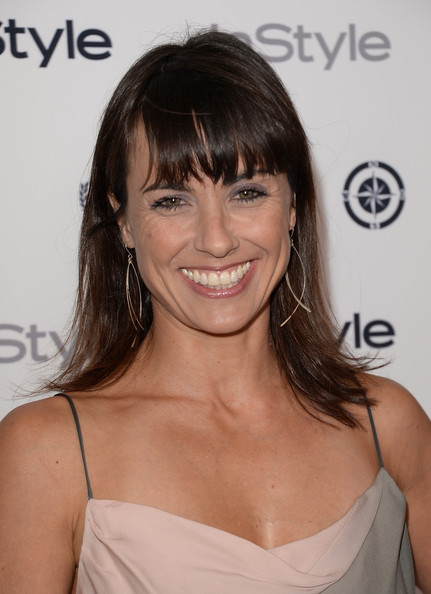
#> input picture 3.jpg, 431 x 594 px
$ python cannyEdgeDetection.py 3.jpg 100 100 100 100   (older library calls are emulated)
#> lines starting #> are read from the running program, lines starting #| are printed output that depends on the picture
import sys
import getopt
import cv2
import numpy as np
#from matplotlib import pyplot as plt

if __name__ == "__main__":

    #print ('Number of arguments:', len(sys.argv), 'arguments.')
    #print ('Argument List:', str(sys.argv))

    # Reading a standard Lenna colored image from the defined location.
    #image = cv2.imread('standard_test_images/lena_color_512.tif')

    try:
        if len(sys.argv) < 6:
            print(
                "\n-----------------------------------------------------------------------------------------------------------------------\n"
                "This is a python implementation of the Canny Edge Detection. \n\n"
                "Usage given below:\n"
                "python cannyEdgeDetector.py 'imageName' sobelKernelSize gaussianKernelSize lowThreshold highThreshold\n\n"
                "All the arguements in this program are mandatory.\n"
                "Arguement List:\n"
                "imageName - Path of the image + name of the image (String data type)\n"
                "sobelKernelSize - Size of the kernel for the Sobel operator. It should be odd. Equal to or greater than 3.(Integer data type)\n"
                "gaussianKernelSize - Size of the kernel for the Gaussian operator. It should be odd. Equal to or greater than 3.(Integer data type)\n"
                "lowThreshold - Value of the low threshold for the doubleThresholding operation.(Integer data type)\n"
                "highThreshold - Value of the low threshold for the doubleThresholding operation.(Integer data type)\n\n"
                "Example : \n"
                "python3 cannyEdgeDetection.py 3.jpg 3 5 20 60\n"
                "\n----------------------------------------------------------------------------------------------------------------------\n")
            exit(0)
        else:
            image_name = sys.argv[1]
            sobelKernalSize = int(sys.argv[2])
            gaussianKernalSize = int(sys.argv[3])
            weak_threshold = int(sys.argv[4])
            strong_threshold = int(sys.argv[5])

        image = cv2.imread(image_name)
#> image is the input picture: shape (594, 431, 3); mean B, G, R 119.5, 129.8, 154.8

        # Convert to grayScale image.
        gray = cv2.cvtColor(image, cv2.COLOR_BGR2GRAY)
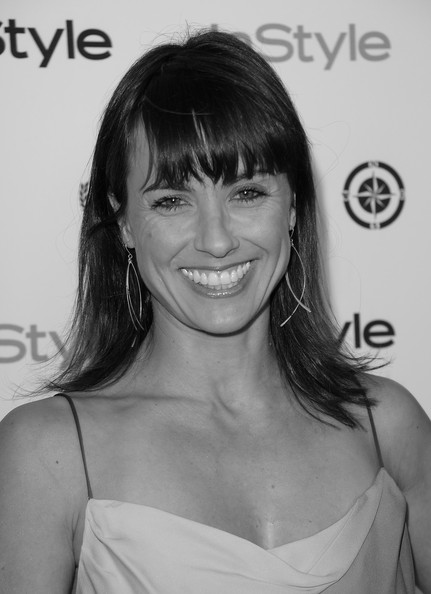
#> gray: shape (594, 431); min 0, max 245, mean 136.1

        # Saving the gray image in the current folder.
        cv2.imwrite("gray.jpg", gray)

        # Apply Gaussian Filter on the image of size 3*3 in order to blur it.
#> (the run stopped early here; a loop or call above may not have finished)
